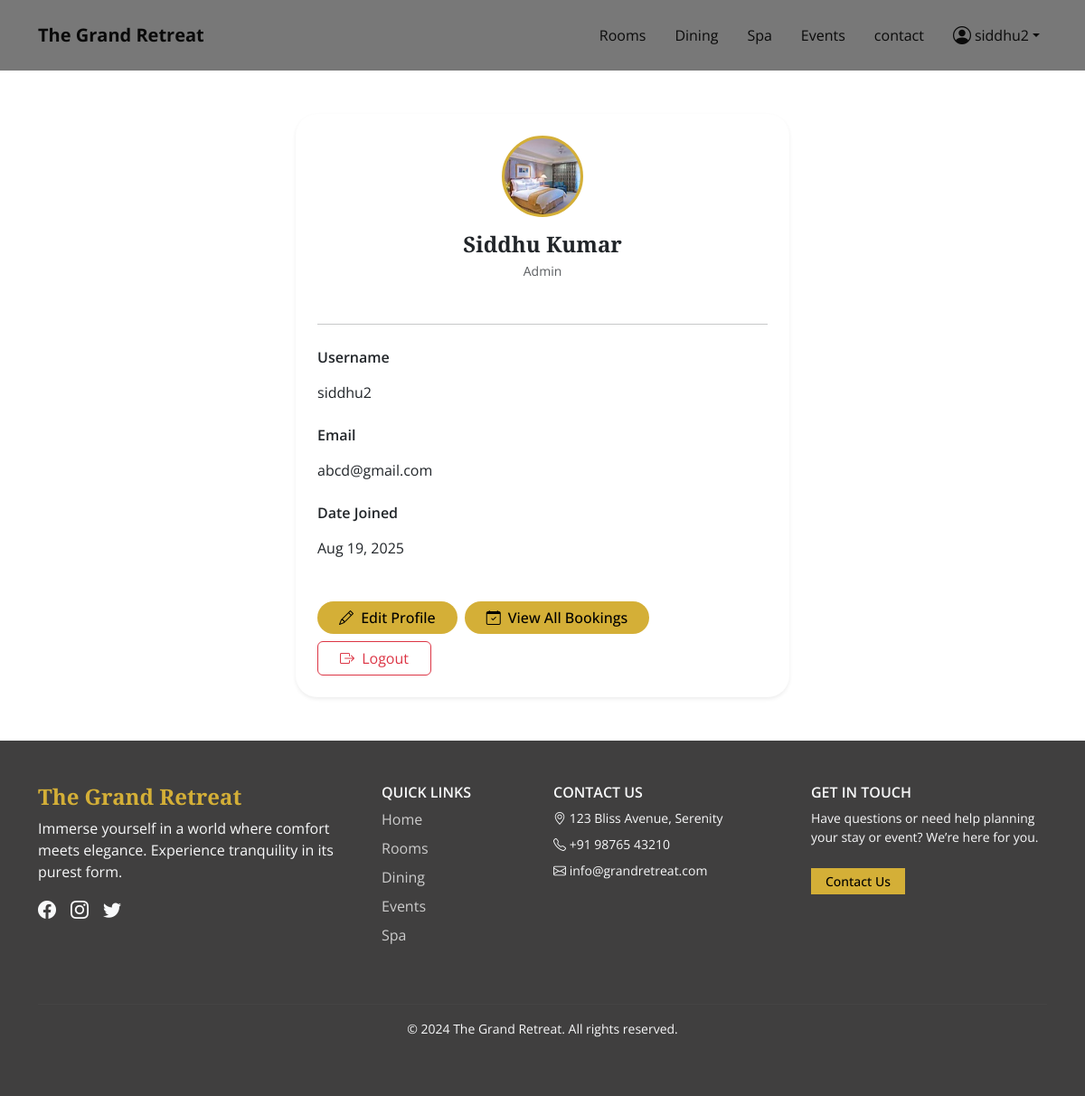
Screenshot of /profile/ (signed in) with the database file from the repository.
### accounts/models.py (models this page shows)
class User(AbstractUser):
    name = models.CharField(max_length=255, null=True, blank=True)
    contact = models.CharField(max_length=13)
    gender = models.CharField(max_length=3, choices=(('M',"male"),('f',"female"),('o',"other"),('N/A',"don't want to mention")))
    user = models.CharField(max_length=1, choices=(
        ("s","supplier"),
        ("c","customer")
    ))

### main/models.py (models this page shows, shortened)
class UserProfile(models.Model):
    user = models.OneToOneField(User, on_delete=models.CASCADE)
    phone = models.CharField(max_length=20, blank=True, null=True)
    address = models.TextField(blank=True, null=True)  # ✅ Added address
    account_type = models.CharField(max_length=50, default="Standard")
    profile_picture = models.ImageField(upload_to='profile_pics/', blank=True, null=True)
    member_since = models.DateField(auto_now_add=True)

### main/views.py (the view, shortened to what this page needs)
# urls.py: path('profile/', views.profile, name='profile'),
@login_required
def profile(request):
    user = request.user
    profile, created = UserProfile.objects.get_or_create(user=user)
    return render(request, 'profile.html', {'user': user, 'profile': profile})

### main/templates/profile.html (shortened to what this page needs)
{% extends 'base.html' %}
{% block content %}
<div class="container py-5">
  <div class="row justify-content-center">
    <div class="col-lg-6">
      <div class="card profile-card shadow-sm border-0 p-4">
        <div class="text-center mb-4">
          <div class="sidebar-avatar sidebar-avatar-lg mx-auto mb-3"
              style="background-image: url('{% if profile.profile_picture %}{{ profile.profile_picture.url }}{% else %}https://ui-avatars.com/api/?name={{ user.get_full_name|default:user.username }}&background=d4af37&color=fff{% endif %}');">
          </div>
          <h4 class="fw-bold mb-1 text-capitalize">{{ user.get_full_name|default:user.username }}</h4>
          <p class="text-muted mb-0 small">Admin</p>
        </div>
        <hr class="my-4">
        <div class="mb-3">
          <label class="form-label fw-semibold">Username</label>
          <div class="form-control-plaintext">{{ user.username }}</div>
        </div>
        <div class="mb-3">
          <label class="form-label fw-semibold">Email</label>
          <div class="form-control-plaintext">{{ user.email }}</div>
        </div>
        <div class="mb-3">
          <label class="form-label fw-semibold">Date Joined</label>
          <div class="form-control-plaintext">{{ user.date_joined|date:"M d, Y" }}</div>
        </div>
        <div class="d-flex flex-wrap gap-2 mt-4">
          <a href="#" class="btn btn-gold px-4" data-bs-toggle="modal" data-bs-target="#editProfileModal">
            <i class="bi bi-pencil me-1"></i> Edit Profile
          </a>
          <a href="{% url 'user_bookings' %}" class="btn btn-gold px-4">
            <i class="bi bi-calendar-check me-1"></i> View All Bookings
          </a>
          <a href="{% url 'logout' %}" class="btn btn-outline-danger px-4">
            <i class="bi bi-box-arrow-right me-1"></i> Logout
          </a>
        </div>
      </div>
    </div>
  </div>
</div>
{% endblock %}

### main/templates/base.html (shortened to what this page needs)
<!DOCTYPE html>
<html lang="en">
<head>
    <link href="https://cdn.jsdelivr.net/npm/bootstrap@5.3.3/dist/css/bootstrap.min.css" rel="stylesheet" />
    <link href="https://cdn.jsdelivr.net/npm/bootstrap-icons@1.10.5/font/bootstrap-icons.css" rel="stylesheet" />
    <link href="https://unpkg.com/aos@2.3.4/dist/aos.css" rel="stylesheet" />
</head>
<body>
{% if user.is_authenticated and user.is_staff %}
    <header class="navbar navbar-expand-lg bg-white shadow-sm px-4 py-3">
        <div class="container-fluid d-flex justify-content-between align-items-center">
            <div class="d-flex align-items-center gap-3">
                <div class="text-warning">
                </div>
                <h2 class="h5 mb-0 fw-bold text-dark">The Grand Retreat Admin</h2>
            </div>
            <div class="d-flex align-items-center gap-3">
                <a href="{% url 'AdminNotification' %}" class="btn btn-light rounded-circle p-2" title="Notifications">
                    <i class="bi bi-bell"></i>
                </a>
                <div class="dropdown ">
                    <div class="sidebar-avatar dropdown-toggle" data-bs-toggle="dropdown"
                         style="background-image: url('{% if profile.profile_picture %}{{ profile.profile_picture.url }}{% else %}https://ui-avatars.com/api/?name={{ user.get_full_name|default:user.username }}&background=d4af37&color=fff{% endif %}');">
                    </div>
                    <ul class="dropdown-menu dropdown-menu-end">
                        <li><a class="dropdown-item" href="{% url 'admin_profile' %}"><i class="bi bi-gear"></i> Profile</a></li>
                        <li><a class="dropdown-item" href="{% url 'logout' %}"><i class="bi bi-box-arrow-right"></i> Logout</a></li>
                    </ul>
                </div>
            </div>
        </div>
    </header>
    <div class="d-flex flex-grow-1">
        <aside class="bg-white border-end p-3" style="width: 260px;" role="navigation">
            <div class="text-center mb-4">
    <div class="sidebar-avatar sidebar-avatar-lg mx-auto mb-2"
        style="background-image: url('{% if profile.profile_picture %}{{ profile.profile_picture.url }}{% else %}https://ui-avatars.com/api/?name={{ user.get_full_name|default:user.username }}&background=d4af37&color=fff{% endif %}');">
    </div>
    <h5 class="mb-0 fw-semibold">{{ user.get_full_name|default:user.username }}</h5>
    <p class="text-muted small mb-0">Admin</p>
</div>
            <nav class="nav flex-column">
                <a class="nav-link text-dark d-flex align-items-center gap-2" href="{% url 'AdminDashboard' %}"><i class="bi bi-house-door"></i> Dashboard</a>
                <a class="nav-link text-dark d-flex align-items-center gap-2" href="{% url 'AdminDashboard' %}"><i class="bi bi-person-check"></i> User</a>
                <a class="nav-link text-dark d-flex align-items-center gap-2" href="{% url 'Admindinish' %}"><i class="bi bi-calendar-check"></i> Dining</a>
                <a class="nav-link text-dark d-flex align-items-center gap-2" href="{% url 'Adminspa' %}"><i class="bi bi-calendar-check"></i> Spa</a>
                <a class="nav-link text-dark d-flex align-items-center gap-2" href="{% url 'adminRoom' %}"><i class="bi bi-door-open"></i> Rooms</a>
                <a class="nav-link text-dark d-flex align-items-center gap-2" href="{% url 'adminEvent' %}"><i class="bi bi-calendar-event"></i> Events</a>
                <a class="nav-link text-dark d-flex align-items-center gap-2" href="{% url 'AdminNotification' %}"><i class="bi bi-bell"></i> Notification</a>
                <a class="nav-link text-dark d-flex align-items-center gap-2" href="{% url 'admin_profile' %}"><i class="bi bi-gear"></i> Profile </a>
                <a class="nav-link text-dark d-flex align-items-center gap-2" href="{% url 'logout' %}"><i class="bi bi-box-arrow-right"></i> Logout</a>
            </nav>
        </aside>
        <main class="flex-grow-1 p-3">
            {% block main %}{% endblock %}
        </main>
    </div>
    {% else %}
    <nav class="navbar navbar-expand-lg navbar-dark sticky-top py-3">
      <div class="container">
        <a class="navbar-brand fw-bold" href="{% url 'home' %}">The Grand Retreat</a>
        <div class="collapse navbar-collapse justify-content-end" id="mainNavbar">
          <ul class="navbar-nav mb-2 mb-lg-0 align-items-center gap-3">
            <li class="nav-item"><a class="nav-link" href="{% url 'room' %}">Rooms</a></li>
            <li class="nav-item"><a class="nav-link" href="{% url 'dinish' %}">Dining</a></li>
            <li class="nav-item"><a class="nav-link" href="{% url 'spa' %}">Spa</a></li>
            <li class="nav-item"><a class="nav-link" href="{% url 'event' %}">Events</a></li>
            <li class="nav-item"><a class="nav-link" href="{% url 'contact' %}">contact</a></li>
            {% if user.is_authenticated %}
              <li class="nav-item dropdown">
                <a class="nav-link dropdown-toggle d-flex align-items-center" href="#" id="profileDropdown" role="button" data-bs-toggle="dropdown" aria-expanded="false">
                  <i class="bi bi-person-circle fs-5 me-1"></i> {{ user.username }}
                </a>
              </li>
            {% endif %}
          </ul>
        </div>
      </div>
    </nav>
    {% block content %}
    {% endblock %}
{% endif %}
    <footer class="py-5 text-light" style="background: #403f3f;">
      <div class="container">
        <div class="row gy-4">
          <div class="col-lg-4">
            <h4 class="fw-bold" style="color: #d4af37;">The Grand Retreat</h4>
            <p>Immerse yourself in a world where comfort meets elegance. Experience tranquility in its purest form.</p>
            <div class="d-flex mt-3">
              <a href="#" class="me-3 text-light fs-5"><i class="bi bi-facebook"></i></a>
              <a href="#" class="me-3 text-light fs-5"><i class="bi bi-instagram"></i></a>
              <a href="#" class="text-light fs-5"><i class="bi bi-twitter"></i></a>
            </div>
          </div>
          <div class="col-lg-2">
            <h6 class="text-uppercase text-gold fw-semibold">Quick Links</h6>
            <ul class="list-unstyled">
              <li><a href="#" class="footer-link">Home</a></li>
              <li><a href="#" class="footer-link">Rooms</a></li>
              <li><a href="#" class="footer-link">Dining</a></li>
              <li><a href="#" class="footer-link">Events</a></li>
              <li><a href="#" class="footer-link">Spa</a></li>
            </ul>
          </div>
          <div class="col-lg-3">
            <h6 class="text-uppercase text-gold fw-semibold">Contact Us</h6>
            <ul class="list-unstyled small">
              <li class="mb-2"><i class="bi bi-geo-alt text-gold"></i> 123 Bliss Avenue, Serenity</li>
              <li class="mb-2"><i class="bi bi-telephone text-gold"></i> +91 98765 43210</li>
              <li><i class="bi bi-envelope text-gold"></i> info@grandretreat.com</li>
            </ul>
          </div>
         <div class="col-lg-3">
  <h6 class="text-uppercase text-gold fw-semibold">Get in Touch</h6>
  <p class="small">Have questions or need help planning your stay or event? We’re here for you.</p>
  <a href="{% url 'contact' %}" class="btn btn-gold btn-sm rounded-0 px-3 mt-2">Contact Us</a>
</div>
        </div>
        <hr class="mt-5" style="border-top: 1px solid rgba(255,255,255,0.1);" />
        <p class="text-center mt-3 small ">&copy; 2024 The Grand Retreat. All rights reserved.</p>
      </div>
    </footer>
</body>
</html>

### main/templates/base.html (style rules this page uses)
body { font-family: 'Open Sans', sans-serif; background-color: #fff; scroll-behavior: smooth; }
h1, h2, h3, h4 { font-family: 'Playfair Display', serif; }
.navbar { background: #787878; }
.navbar-brand, .nav-link, .navbar-toggler-icon { color: #0a0a0a !important; }
.sidebar-avatar { background-size: cover; background-position: center; width: 48px; height: 48px; border-radius: 50%; border: 2px solid #d4af37; }
.sidebar-avatar-lg { width: 64px; height: 64px; }
.btn-gold { background-color: #d4af37; color: #000; font-weight: 600; border-radius: 50px; }
.footer-link { display: block; color: #ccc; margin-bottom: 0.5rem; transition: all 0.3s ease; text-decoration: none; }

### main/templates/profile.html (style rules this page uses)
.profile-card { background: #fff; border-radius: 1.5rem; box-shadow: 0 2px 16px rgba(44,62,80,0.08); padding: 2rem; transition: box-shadow 0.2s; }
.sidebar-avatar-lg { width: 90px; height: 90px; border-radius: 50%; background-size: cover; background-position: center; border: 3px solid #d4af37; }
.btn-gold { background-color: #d4af37; color: #000; font-weight: 500; border: none; }

### rows the page displays
User: username "siddhu2", get_full_name "Siddhu Kumar", email "abcd@gmail.com", date_joined "Aug 19, 2025"
UserProfile: profile_picture (picture)
